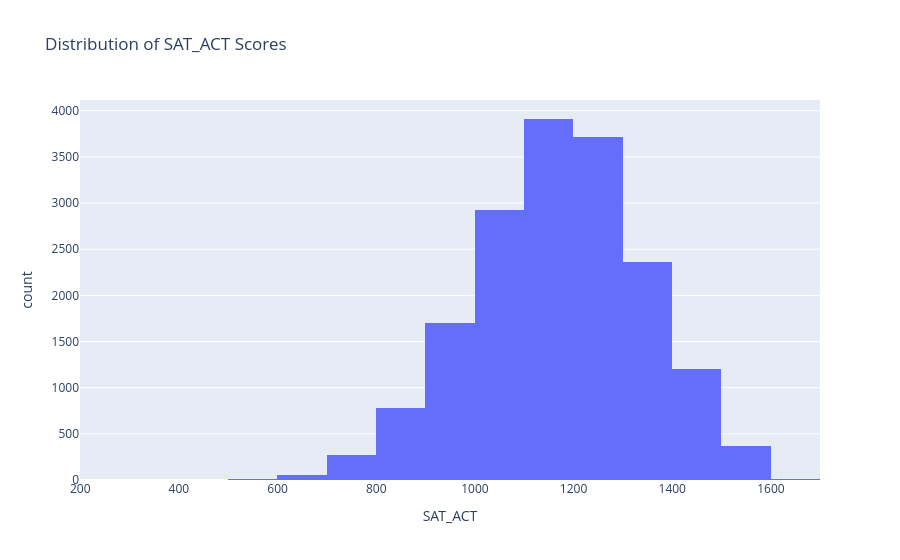

The cell this chart's notebook holds for it:
### Code cell
#Task 2: Histrogram SAT_ACT scores, what is the most common score range?

#Matplotlib
plt.figure(figsize=(8,5))
plt.hist(df['SAT_ACT'], bins=20, color='purple', edgecolor='black')
plt.title('Distribution of SAT_ACT Scores')
plt.xlabel('SAT_ACT Score')
plt.ylabel('Frequency')
plt.show()

#Seaborn
plt.figure(figsize=(8,5))
sns.histplot(df['SAT_ACT'], bins=20)
plt.title('Distribution of SAT_ACT Scores')
plt.show()

#Plotly
fig= px.histogram(df, x='SAT_ACT', 
                  nbins=20,
                  title='Distribution of SAT_ACT Scores')
fig.show()
#most common score range
#most common score is 1110 to 1190

### Figure 1 — Plotly figure (JSON) as saved in the notebook; plotly's stock layout.template omitted (floating-point values rounded to 4 significant figures; data arrays with more than 128 entries replaced by an {"elided": "..."} marker saying what was removed)
{"data": [{"bingroup": "x", "hovertemplate": "SAT_ACT=%{x}<br>count=%{y}<extra></extra>", "legendgroup": "", "marker": {"color": "#636efa", "pattern": {"shape": ""}}, "name": "", "nbinsx": 20, "orientation": "v", "showlegend": false, "type": "histogram", "x": {"elided": "17339 int values"}, "xaxis": "x", "yaxis": "y"}], "layout": {"barmode": "relative", "legend": {"tracegroupgap": 0}, "title": {"text": "Distribution of SAT_ACT Scores"}, "xaxis": {"anchor": "y", "domain": [0, 1], "title": {"text": "SAT_ACT"}}, "yaxis": {"anchor": "x", "domain": [0, 1], "title": {"text": "count"}}}}
